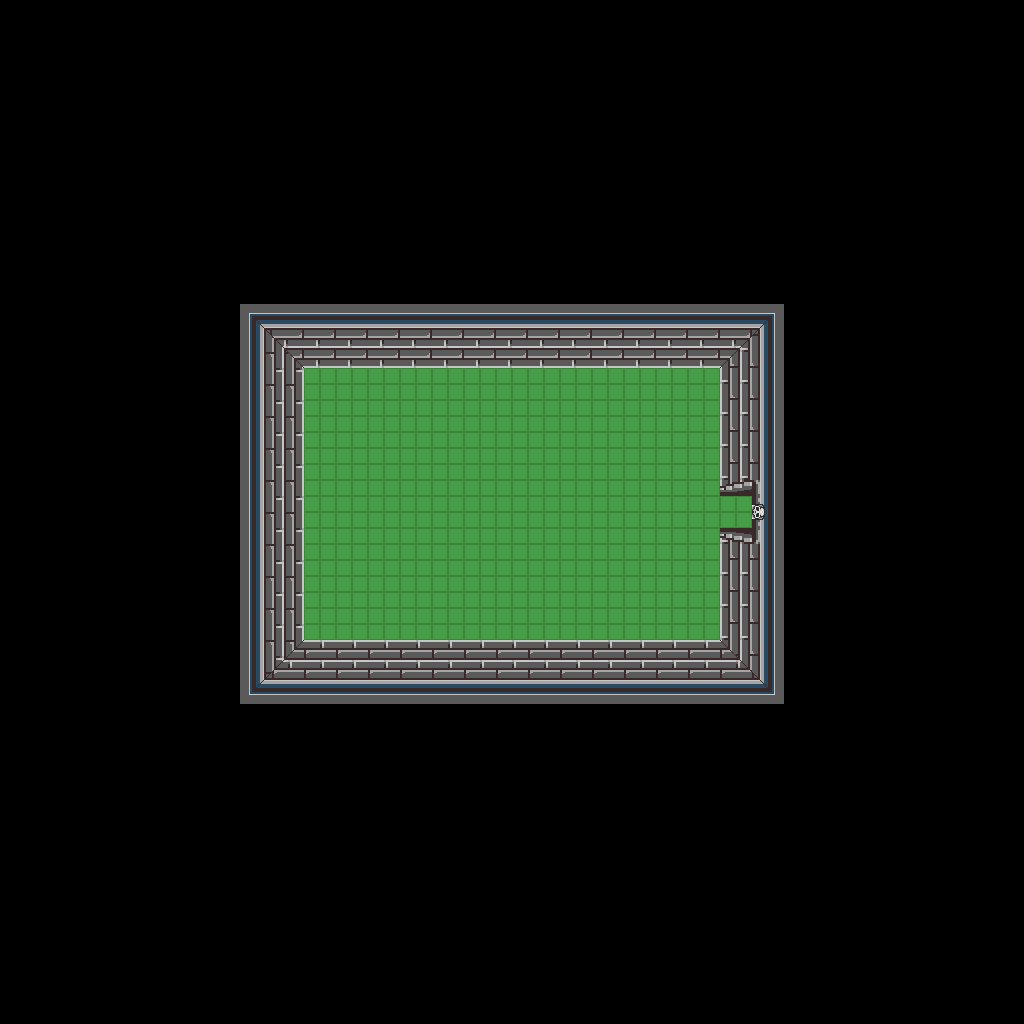

Below is a game level as drawn by its tile map, then a one-line description and the .tmx that defines it (tile-layer data replaced by summaries):
An orthogonal 64x64 tile map with 16x16 px tiles, 1 tile layer (base), 1 hidden layer not drawn and 17 objects.

<map version="1.10" tiledversion="1.12.1" orientation="orthogonal" renderorder="right-down" width="64" height="64" tilewidth="16" tileheight="16" infinite="0" nextlayerid="3" nextobjectid="18">
 <tileset firstgid="1" source="../classiciphone_pics4.tsx" />
 <layer id="1" name="base" width="64" height="64">
  <data>[4096 cells, 4096 non-empty, 58 distinct tile ids]</data>
 </layer>
 <layer id="2" name="collision" width="64" height="64" visible="0">
  <properties><property name="collision" value="true" /></properties>
  <data>[4096 cells, 3650 non-empty, 1 distinct tile ids]</data>
 </layer>
 <objectgroup id="3" name="npcs">
  <object id="1" x="464.0" y="368.0" width="16" height="16">
   <properties>
    <property name="script" type="string">-- Auto-converted from GraalScript
-- // Graal2002 NPC by Stefan Knorr
-- if (created) {
-- // Initialize the attributes
-- showcharacter;
-- setcharprop #3,head616.png;
-- setcharprop #C0,black;
-- setcharprop #C1,black;
-- setcharprop #C2,black;
-- setcharprop #C3,black;
-- setcharprop #C4,black;
-- setcharprop #n,Gothmog;
-- setcharprop #2,darkman-shield.png;
-- setcharprop #8,body11.png;
-- shieldpower = 1;
-- dir = 2;
end
-- if (playertouchsme)
-- {
-- setplayerprop #3,head616.png;
-- setplayerprop #C0,black;
-- setplayerprop #C1,black;
-- setplayerprop #C2,black;
-- setplayerprop #C3,black;
-- setplayerprop #C4,black;
-- setplayerprop #2,darkman-shield.png;
-- setplayerprop #8,body13.png;
-- setplayerprop #1,vladimir-sword.png;
end</property>
   </properties>
  </object>
  <object id="2" x="576.0" y="368.0" width="16" height="16">
   <properties>
    <property name="script" type="string">-- Auto-converted from GraalScript
-- // Graal2002 NPC by Stefan Knorr
-- if (created) {
-- // Initialize the attributes
-- showcharacter;
-- setcharprop #3,head562.png;
-- setcharprop #C0,black;
-- setcharprop #C1,black;
-- setcharprop #C2,black;
-- setcharprop #C3,black;
-- setcharprop #C4,red;
-- setcharprop #n,Anarchy;
-- setcharprop #2,anarchy-shield.png;
-- setcharprop #8,body15.png;
-- shieldpower = 1;
-- dir = 2;
end
-- if (playertouchsme)
-- {
-- setplayerprop #3,head562.png;
-- setplayerprop #C0,black;
-- setplayerprop #C1,black;
-- setplayerprop #C2,black;
-- setplayerprop #C3,black;
-- setplayerprop #C4,red;
-- setplayerprop #2,anarchy-shield.png;
-- setplayerprop #8,body15.png;
-- setplayerprop #1,darkninji-sword.png;
end</property>
   </properties>
  </object>
  </objectgroup>
</map>
<!-- 15 of 17 objects omitted -->
